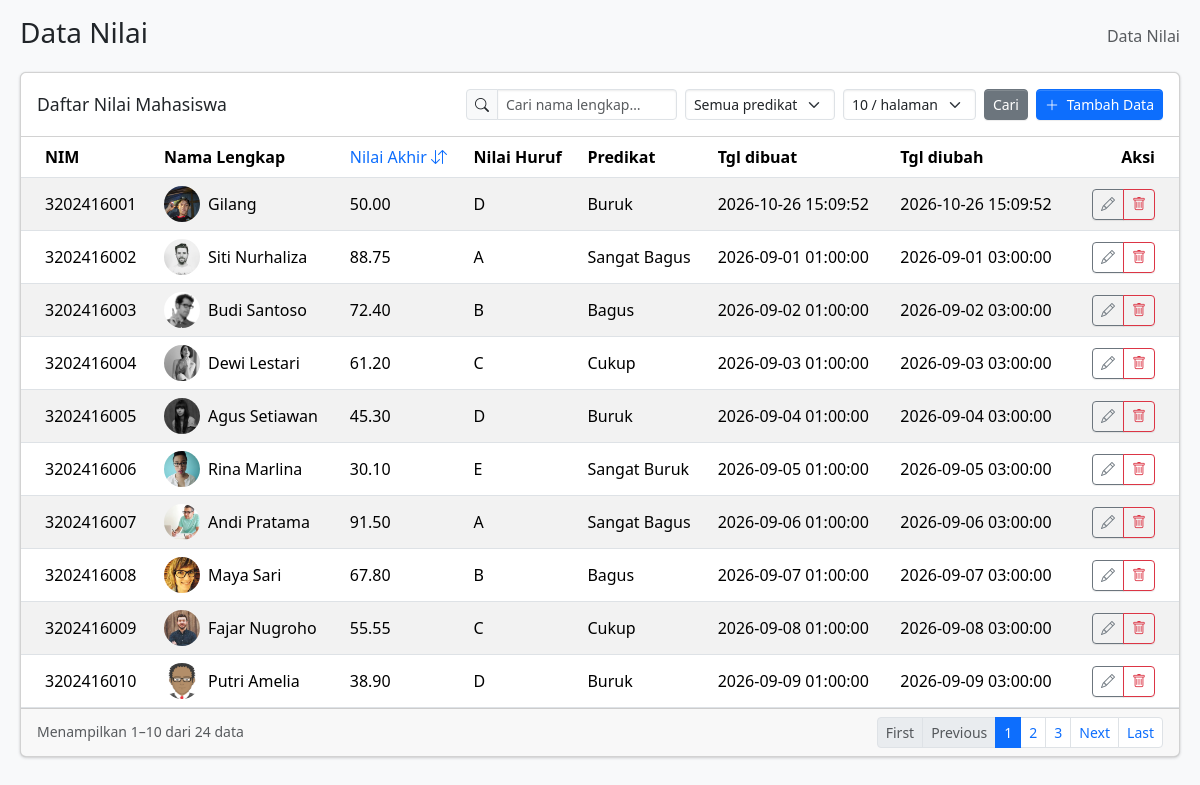
The page / on the database its author committed.
### tables this page shows
CREATE TABLE `nilai_mhsw` (
  `nim` char(10) NOT NULL,
  `nama_lengkap` varchar(50) NOT NULL,
  `avatar` varchar(255) NOT NULL DEFAULT '',
  `nilai_akhir` decimal(5,2) NOT NULL,
  `nilai_huruf` char(1) DEFAULT NULL,
  `predikat` varchar(20) DEFAULT NULL,
  `created_at` timestamp NULL DEFAULT current_timestamp(),
  `modified_at` timestamp NULL DEFAULT current_timestamp() ON UPDATE current_timestamp(),
  PRIMARY KEY (`nim`)
);

### index.php (the view, shortened to what this page needs)
<?php
require_once __DIR__ . '/connection.php';
mysqli_select_db($conn, $dbName);
$keyword = trim($_GET['q'] ?? '');
$predikatFilter = trim($_GET['predikat'] ?? '');
$predikatOptions = ['Sangat Bagus', 'Bagus', 'Cukup', 'Buruk', 'Sangat Buruk'];
$sort = strtolower(trim($_GET['sort'] ?? ''));
if (!in_array($sort, ['asc', 'desc'], true)) {
  $sort = '';
}
$conditions = [];
$types = '';
$params = [];
$orderBy = $sort !== '' ? "nilai_akhir $sort, nim" : 'nim';
$perPageOptions = [5, 10, 15];
$perPage = (int)($_GET['per_page'] ?? 10);
$pageNum = max(1, (int)($_GET['page'] ?? 1));
$whereSql = $conditions ? ' WHERE ' . implode(' AND ', $conditions) : '';
$totalSql = "SELECT COUNT(*) FROM nilai_mhsw" . $whereSql;
$countStmt = $conn->prepare($totalSql);
if ($countStmt) {
  $countStmt->execute();
  $totalRows = (int)$countStmt->get_result()->fetch_row()[0];
} else {
  die("Query failed: " . mysqli_error($conn));
}
$totalPages = max(1, (int)ceil($totalRows / $perPage));
$offset = ($pageNum - 1) * $perPage;
$sql = "SELECT nim, nama_lengkap, avatar, nilai_akhir, nilai_huruf, predikat, created_at, modified_at FROM nilai_mhsw"
  . $whereSql
  . " ORDER BY $orderBy LIMIT ? OFFSET ?";
$stmt = $conn->prepare($sql);
$types .= 'ii';
$params[] = $perPage;
$params[] = $offset;
if ($params) {
  $stmt->bind_param($types, ...$params);
}
$stmt->execute();
$result = $stmt->get_result();
$dataRows = [];
while ($row = $result->fetch_assoc()) {
  $dataRows[] = $row;
}
$hasFilter = $keyword !== '' || in_array($predikatFilter, $predikatOptions, true);
$sortToggle = $sort === 'asc' ? 'desc' : 'asc';
$sortParams = [];
$sortParams['sort'] = $sortToggle;
$sortParams['per_page'] = $perPage;
$sortUrl = 'index.php?' . http_build_query($sortParams);
function pageUrl(array $base, array $merge): string
{
  $params = array_filter(array_merge($base, $merge), fn($v) => $v !== '' && $v !== null);
  ksort($params);
  return 'index.php' . ($params ? '?' . http_build_query($params) : '');
}
$pageBaseParams = [];
$rangeStart = $totalRows > 0 ? $offset + 1 : 0;
$rangeEnd = min($offset + $perPage, $totalRows);
$pagesList = [];
if ($totalPages <= 7) {
  $pagesList = range(1, $totalPages);
}
?>
<!doctype html>
<html lang="en">
<head>
  <link rel="stylesheet" href="https://cdn.jsdelivr.net/npm/@fontsource/source-sans-3@5.3.0/index.css" />
  <link rel="stylesheet" href="https://cdn.jsdelivr.net/npm/overlayscrollbars@2.16.0/styles/overlayscrollbars.min.css" />
  <link rel="stylesheet" href="https://cdn.jsdelivr.net/npm/bootstrap-icons@1.13.1/font/bootstrap-icons.min.css" />
  <link rel="stylesheet" href="assets/css/adminlte.min.css" />
</head>
<body class="bg-body-tertiary">
  <div class="app-wrapper">
    <main class="app-main">
      <div class="app-content-header">
        <div class="container-fluid">
          <div class="row">
            <div class="col-sm-6">
              <h1 class="mb-0 fs-3">Data Nilai</h1>
            </div>
            <div class="col-sm-6">
              <nav aria-label="breadcrumb">
                <ol class="breadcrumb float-sm-end">
                  <li class="breadcrumb-item active" aria-current="page">Data Nilai</li>
                </ol>
              </nav>
            </div>
          </div>
        </div>
      </div>
      <div class="app-content">
        <div class="container-fluid">
          <div class="row">
            <div class="col-12">
              <div class="card mb-4">
                <div class="card-header">
                  <div class="row g-2 align-items-center">
                    <div class="col-12 col-md-4">
                      <h3 class="card-title">Daftar Nilai Mahasiswa</h3>
                    </div>
                    <div class="col-12 col-md-8">
                      <div class="d-flex flex-wrap justify-content-md-end gap-2">
                        <form method="get" action="index.php" class="d-flex flex-wrap gap-2 align-items-center">
                          <div class="input-group input-group-sm w-auto">
                            <span class="input-group-text">
                              <i class="bi bi-search" aria-hidden="true"></i>
                            </span>
                            <input
                              type="search"
                              name="q"
                              class="form-control"
                              placeholder="Cari nama lengkap…"
                              aria-label="Cari nama lengkap"
                              value="<?= htmlspecialchars($keyword) ?>"
                              style="width: 180px"
                            />
                          </div>
                          <select name="predikat" class="form-select form-select-sm w-auto" aria-label="Filter predikat">
                            <option value="">Semua predikat</option>
                          </select>
                          <select name="per_page" class="form-select form-select-sm w-auto" aria-label="Data per halaman" onchange="this.form.submit()">
<?php foreach ($perPageOptions as $opt): ?>
                            <option value="<?= $opt ?>" <?= $perPage === $opt ? 'selected' : '' ?>><?= $opt ?> / halaman</option>
<?php endforeach; ?>
                          </select>
                          <button type="submit" class="btn btn-sm btn-secondary">Cari</button>
                        </form>
                        <button type="button" class="btn btn-sm btn-primary" data-bs-toggle="modal" data-bs-target="#modal-tambah-nilai">
                          <i class="bi bi-plus-lg me-1"></i>
                          Tambah Data
                        </button>
                      </div>
                    </div>
                  </div>
                </div>
                <div class="card-body p-0">
                  <div class="table-responsive">
                    <table class="table table-striped table-hover align-middle m-0">
                      <thead>
                        <tr>
                          <th>NIM</th>
                          <th>Nama Lengkap</th>
                          <th>
                            <a href="<?= $sortUrl ?>" class="text-decoration-none fw-normal" title="Klik untuk urutkan">
                              Nilai Akhir
<?php if ($sort === 'asc'): ?>
                              <i class="bi bi-arrow-up" aria-hidden="true"></i>
<?php elseif ($sort === 'desc'): ?>
                              <i class="bi bi-arrow-down" aria-hidden="true"></i>
<?php else: ?>
                              <i class="bi bi-arrow-down-up" aria-hidden="true"></i>
<?php endif; ?>
                            </a>
                          </th>
                          <th>Nilai Huruf</th>
                          <th>Predikat</th>
                          <th>Tgl dibuat</th>
                          <th>Tgl diubah</th>
                          <th class="text-end">Aksi</th>
                        </tr>
                      </thead>
                      <tbody>
<?php if (count($dataRows) === 0): ?>
                        <tr>
                          <td colspan="8" class="text-center text-secondary py-4 mb-0">
<?php if ($hasFilter): ?>
                            Tidak ada data yang cocok dengan filter. <a href="index.php">Reset filter</a>
<?php else: ?>
                            Belum ada data. <a href="#" data-bs-toggle="modal" data-bs-target="#modal-tambah-nilai">Tambah data</a>
<?php endif; ?>
                          </td>
                        </tr>
<?php else: ?>
<?php foreach ($dataRows as $row): ?>
                        <tr>
                          <td class="fw-medium"><?= htmlspecialchars($row['nim']) ?></td>
                          <td>
                            <div class="d-flex align-items-center gap-2">
<?php if (!empty($row['avatar'])): ?>
                              <img
                                src="uploads/<?= rawurlencode($row['avatar']) ?>"
                                alt="Avatar <?= htmlspecialchars($row['nama_lengkap']) ?>"
                                class="rounded-circle flex-shrink-0"
                                style="width: 36px; height: 36px; object-fit: cover"
                              />
<?php else: ?>
                              <i class="bi bi-person-circle text-secondary flex-shrink-0" style="font-size: 36px" aria-hidden="true"></i>
<?php endif; ?>
                              <span><?= htmlspecialchars($row['nama_lengkap']) ?></span>
                            </div>
                          </td>
                          <td><?= htmlspecialchars($row['nilai_akhir']) ?></td>
                          <td><?= htmlspecialchars($row['nilai_huruf'] ?? '') ?></td>
                          <td><?= htmlspecialchars($row['predikat'] ?? '') ?></td>
                          <td><?= htmlspecialchars($row['created_at']) ?></td>
                          <td><?= htmlspecialchars($row['modified_at']) ?></td>
                          <td class="text-end">
                            <div class="btn-group btn-group-sm" role="group" aria-label="Aksi">
                              <a
                                class="btn btn-outline-secondary"
                                href="<?= pageUrl($pageBaseParams, ['per_page' => $perPage, 'edit' => $row['nim']]) ?>"
                                aria-label="Edit <?= htmlspecialchars($row['nim']) ?>"
                              >
                                <i class="bi bi-pencil" aria-hidden="true"></i>
                              </a>
                              <a
                                class="btn btn-outline-danger"
                                href="delete_data.php?nim=<?= rawurlencode($row['nim']) ?>"
                                onclick="return confirm('Hapus data NIM <?= htmlspecialchars($row['nim']) ?>?')"
                                aria-label="Hapus <?= htmlspecialchars($row['nim']) ?>"
                              >
                                <i class="bi bi-trash" aria-hidden="true"></i>
                              </a>
                            </div>
                          </td>
                        </tr>
<?php endforeach; ?>
<?php endif; ?>
                      </tbody>
                    </table>
                  </div>
                </div>
                <div class="card-footer clearfix">
                  <div class="float-start pt-1 fs-7 text-body-secondary">
                    Menampilkan <?= $rangeStart ?>&ndash;<?= $rangeEnd ?> dari <?= $totalRows ?> data
                  </div>
<?php if ($totalRows > 0): ?>
                  <ul class="pagination pagination-sm m-0 float-end">
                    <li class="page-item <?= $pageNum <= 1 ? 'disabled' : '' ?>">
                      <a class="page-link" href="<?= $pageNum <= 1 ? '#' : pageUrl($pageBaseParams, ['per_page' => $perPage, 'page' => 1]) ?>" aria-label="First Page" title="First Page">First</a>
                    </li>
                    <li class="page-item <?= $pageNum <= 1 ? 'disabled' : '' ?>">
                      <a class="page-link" href="<?= $pageNum <= 1 ? '#' : pageUrl($pageBaseParams, ['per_page' => $perPage, 'page' => $pageNum - 1]) ?>" aria-label="Previous Page" title="Previous Page">Previous</a>
                    </li>
<?php $prevPage = 0; foreach ($pagesList as $p): if ($p - $prevPage > 1): ?>
                    <li class="page-item disabled"><span class="page-link">&hellip;</span></li>
<?php endif; ?>
                    <li class="page-item <?= $p === $pageNum ? 'active' : '' ?>">
                      <a class="page-link" href="<?= pageUrl($pageBaseParams, ['per_page' => $perPage, 'page' => $p]) ?>"><?= $p ?></a>
                    </li>
<?php $prevPage = $p; endforeach; ?>
                    <li class="page-item <?= $pageNum >= $totalPages ? 'disabled' : '' ?>">
                      <a class="page-link" href="<?= $pageNum >= $totalPages ? '#' : pageUrl($pageBaseParams, ['per_page' => $perPage, 'page' => $pageNum + 1]) ?>" aria-label="Next Page" title="Next Page">Next</a>
                    </li>
                    <li class="page-item <?= $pageNum >= $totalPages ? 'disabled' : '' ?>">
                      <a class="page-link" href="<?= $pageNum >= $totalPages ? '#' : pageUrl($pageBaseParams, ['per_page' => $perPage, 'page' => $totalPages]) ?>" aria-label="Last Page" title="Last Page">Last</a>
                    </li>
                  </ul>
<?php endif; ?>
                </div>
              </div>
            </div>
          </div>
        </div>
      </div>
    </main>
  </div>
</body>
</html>

### rows shown on the page
nilai_mhsw: nim "3202416001", avatar (picture), nama_lengkap "Gilang", nilai_akhir "50.00", nilai_huruf "D", predikat "Buruk", created_at "2026-10-26 15:09:52", modified_at "2026-10-26 15:09:52"
nilai_mhsw: nim "3202416002", avatar (picture), nama_lengkap "Siti Nurhaliza", nilai_akhir "88.75", nilai_huruf "A", predikat "Sangat Bagus", created_at "2026-09-01 01:00:00", modified_at "2026-09-01 03:00:00"
nilai_mhsw: nim "3202416003", avatar (picture), nama_lengkap "Budi Santoso", nilai_akhir "72.40", nilai_huruf "B", predikat "Bagus", created_at "2026-09-02 01:00:00", modified_at "2026-09-02 03:00:00"
nilai_mhsw: nim "3202416004", avatar (picture), nama_lengkap "Dewi Lestari", nilai_akhir "61.20", nilai_huruf "C", predikat "Cukup", created_at "2026-09-03 01:00:00", modified_at "2026-09-03 03:00:00"
nilai_mhsw: nim "3202416005", avatar (picture), nama_lengkap "Agus Setiawan", nilai_akhir "45.30", nilai_huruf "D", predikat "Buruk", created_at "2026-09-04 01:00:00", modified_at "2026-09-04 03:00:00"
nilai_mhsw: nim "3202416006", avatar (picture), nama_lengkap "Rina Marlina", nilai_akhir "30.10", nilai_huruf "E", predikat "Sangat Buruk", created_at "2026-09-05 01:00:00", modified_at "2026-09-05 03:00:00"
nilai_mhsw: nim "3202416007", avatar (picture), nama_lengkap "Andi Pratama", nilai_akhir "91.50", nilai_huruf "A", predikat "Sangat Bagus", created_at "2026-09-06 01:00:00", modified_at "2026-09-06 03:00:00"
nilai_mhsw: nim "3202416008", avatar (picture), nama_lengkap "Maya Sari", nilai_akhir "67.80", nilai_huruf "B", predikat "Bagus", created_at "2026-09-07 01:00:00", modified_at "2026-09-07 03:00:00"
nilai_mhsw: nim "3202416009", avatar (picture), nama_lengkap "Fajar Nugroho", nilai_akhir "55.55", nilai_huruf "C", predikat "Cukup", created_at "2026-09-08 01:00:00", modified_at "2026-09-08 03:00:00"
nilai_mhsw: nim "3202416010", avatar (picture), nama_lengkap "Putri Amelia", nilai_akhir "38.90", nilai_huruf "D", predikat "Buruk", created_at "2026-09-09 01:00:00", modified_at "2026-09-09 03:00:00"

### other values the page prints
$rangeStart "1"
$rangeEnd "10"
$totalRows "24"
$p "1"
$p "2"
$p "3"
form field per_page "10 / halaman"
